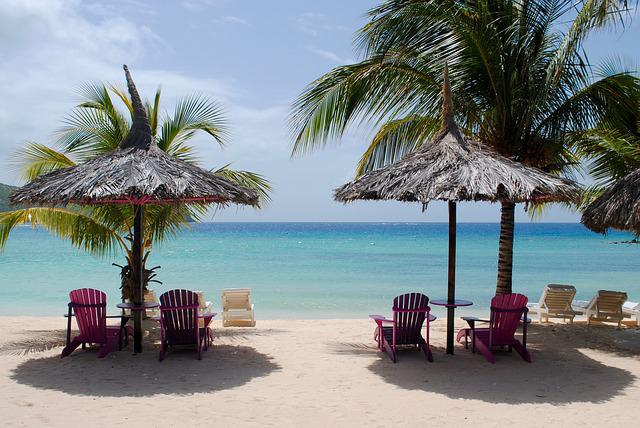
#> input picture Image Processing Programming/image file/beach_640.jpg, 640 x 428 px, found by its file name
$ jupyter execute --allow-errors IPP-2022-1-lab-11.ipynb
#> lines starting #> are read from the running program, lines starting #| are printed output that depends on the picture; after the words box and inside, x2 and y2 are one past the last pixel; in counts of white or black regions, pixels touching at a corner belong together
<h1 align='center'> 영상처리 프로그래밍 실습 11</h1>

<h6 align='right'> 2022. 5. 31. </h6>

<div class="alert alert-block alert-info">

- 파일 이름에서 00000000을 자신의 학번으로, name을 자신의 이름으로 수정하세요.

- 다음 줄에 자신의 이름, 학번, 학과(전공)을 적으세요.

* 이름:   &nbsp;&nbsp;          학번:    &nbsp;&nbsp;         학과(전공):

</div>

- JupyterLab 문서의 최신 버전은 [JupyterLab Documentation](https://jupyterlab.readthedocs.io/en/stable/index.html#/)을  참고하라

- Markdown은 [Markdown Guide](https://www.markdownguide.org/)를 참고하라.
- [Markdown Cheat Sheet](https://www.markdownguide.org/cheat-sheet/)

* 제출 마감: 6월 6일 (월) 오후 6:00까지 최종본을 SmartLEAD제출

[cell 1]
import cv2
import matplotlib.pyplot as plt

import numpy as np
print("OpenCV version", cv2.__version__)
print("NumPy version", np.__version__)

## 지난 주 문제 1.

예제 2를 다음과 같이 변경하라.

- k-Means algorithm으로 구한 cluster centers 대신에 임의의 색을 지정하는 방법으로 벡터 양자화한 영상의 색을 변경하라.
- Matplotlib의 cm 모듈이 제공하는 colormap 중에서 다음과 같은 Listed color maps를 사용하라.

listed_color_maps = [cm.viridis, cm.plasma, cm.inferno,
                     cm.magma, cm.cividis, cm.twilight, cm.twilight_shifted]

[cell 2]
import cv2
import numpy as np
from matplotlib import cm
from sklearn.utils import shuffle
from sklearn import cluster

# [4 lines left out: function onSelectColor, not called in this run]


def onKMeans(val):
    global K, img_labels, kmeans
    K = val
    kmeans = cluster.KMeans(n_clusters=K).fit(img_sample)
    img_labels = kmeans.predict(img).reshape(scenery.shape[:2])
    show_quantized_image()

def show_quantized_image():
    global quantized_colors, img_vq
    if color_selection == 0:
        img_vq = scenery
    elif color_selection == 1:
        quantized_colors = kmeans.cluster_centers_.round().astype(np.uint8)
        img_vq = quantized_colors[img_labels]
    else:
        cmap = listed_color_maps[color_selection]
        step = 256 // K
        quantized_colors = (255*np.array(cmap.colors[::step])).round().astype(np.uint8)
        quantized_colors = quantized_colors[...,::-1]
        img_vq = quantized_colors[img_labels]
    scenery_vq = img_vq.reshape(scenery.shape)
    cv2.imshow(winName, img_vq)

filename = 'beach_640.jpg'
scenery = cv2.imread(filename)
#> scenery is the input picture: shape (428, 640, 3); mean B, G, R 140.2, 137.1, 128
N = 3000
img = scenery.reshape(-1, 3)
img_sample = shuffle(img, random_state=0)[:N]
#> img_sample = 3000 rows, first 8: [182, 176, 111], [67, 61, 62], [99, 95, 100], [24, 62, 34], [190, 175, 156], [226, 189, 163], [185, 189, 177], [97, 92, 94]
K = 3

listed_color_maps = ['original', 'K-means', cm.viridis, cm.plasma, cm.inferno,
                     cm.magma, cm.cividis, cm.twilight, cm.twilight_shifted]

quantized_colors = np.zeros((K, 3), np.uint8)
img_labels = np.zeros(img.shape[0], np.int32)
kmeans = cluster.KMeans(n_clusters=K).fit(img_sample)


winName = "Image Pseudo Coloring"
cv2.namedWindow(winName, flags=1|cv2.WINDOW_GUI_NORMAL )
color_selection = 0
cmap = listed_color_maps[color_selection]

img_vq = np.empty_like(img)
onKMeans(K)
#> in onKMeans, `img_labels = kmeans.predict(img).reshape(scenery.shape[:2])`:
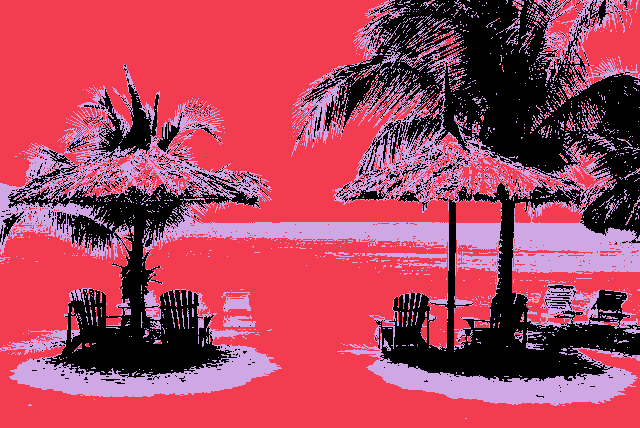
#> img_labels: shape (428, 640) int32; 3 distinct labels, from 0 to 2; one colour per label, 0 black
show_quantized_image()

cv2.createTrackbar('K-Means', winName, K, 15, onKMeans)
cv2.setTrackbarMin('K-Means', winName, 2)

cv2.createTrackbar('Color Map', winName, color_selection, len(listed_color_maps)-1, onSelectColor)
cv2.setTrackbarMin('Color Map', winName, 0)


cv2.waitKey(0)
cv2.destroyAllWindows()

## 예제 1.

MNIST handwritten digits dataset를 이용해서 숫자 인식 프로그램을 만들려고 한다.

### 1.1

다음 조건을 만족하는 프로그램을 작성하라.

1. 화면에 검은색 화면을 표시하는 창을 표시하고, OpenCV의 마우스 이벤트 처리 기능을 이용해서 마우스가 움직이는 궤적을 흰색으로 표시하라. 단, 마우스 궤적에 따라 선을 그릴 수 있는 영역의 크기는 MNIST handwritten digits 영상 크기인 28 x 28의 배수로 선택하라. (예: 280 x 280)
2. 왼쪽 마우스 버튼을 누른 상태에서 마우스를 움직일 때만 곡선이 그려진다.
3. 키보드에서 'c'를 누르면 화면이 지워진다.
3. 키보드에서 'q'를 누르면 프로그램이 종료된다.

[cell 3]
import cv2
import numpy as np
from matplotlib import cm
from sklearn.utils import shuffle
from sklearn import cluster

[cell 4]
# [16 lines left out: function onDraw, not called in this run]

drawing = False
pts = []
SCALE = 10
WIDTH, HEIGHT = 28, 28

canvas = np.zeros((HEIGHT*SCALE, WIDTH*SCALE, 3), np.uint8)
winName = 'Digit Reconition'
cv2.namedWindow(winName, flags=cv2.WINDOW_AUTOSIZE | cv2.WINDOW_GUI_NORMAL)
cv2.imshow(winName, canvas)

cv2.setMouseCallback(winName, onDraw)
while True:
    key_in = cv2.waitKey()
#> (key q is pressed here)
    if key_in == ord('q'):
        break
    elif key_in == ord('c'):
        canvas = np.zeros((HEIGHT*SCALE, WIDTH*SCALE, 3), np.uint8)
        cv2.imshow(winName, canvas)
cv2.destroyWindow(winName)

### 1.2

MNIST의 글자와 마우스로 쓴 글자외 비슷하도록 마우스로 쓴 선의 굵기를 조절하려고 한다.
MNIST의 훈련 집합의 첫 세 글자자와 마우스로 쓴 글자를 화면에 표시해서 선의 굵기를 비교하라.

단, 마우스로 쓴 글자 영상의 크기를 MNIST 영상과 같은 크기로 축소해서 비교해야 한다.

[cell 5]
import mnist
#> (the rest of this cell did not finish here and is left out)

[cell 6]
fig, ax = plt.subplots(1, 4, figsize=(12,3))
#> (the rest of this cell did not finish here and is left out)

[cell 7]
def compare_digits():
    fig, ax = plt.subplots(1, 4, figsize=(12,3))
    for n in range(3):
        ax[n].imshow(train_images[n], cmap='gray')

    digit = cv2.cvtColor(canvas, cv2.COLOR_BGR2GRAY)
    digit = cv2.resize(digit, (train_images.shape[1:]))
    ax[3].imshow(digit, cmap='gray')
    plt.show()

### 1.3

예제 1.2를 참조해서 trackbar 인터페이스를 이용해서 선의 굵기를 조정할 수 있도록 에제 1.1에서 작성한 프로그램을 수정하라.

[cell 8]
def onPenThickness(val):
    global pen_thickness
    pen_thickness = val

# [16 lines left out: function onDraw, not called in this run]

drawing = False
pts = []
SCALE = 10
WIDTH, HEIGHT = 28, 28
pen_thickness = 20

canvas = np.zeros((HEIGHT*SCALE, WIDTH*SCALE, 3), np.uint8)
winName = 'Digit Reconition'
cv2.namedWindow(winName, flags=cv2.WINDOW_AUTOSIZE | cv2.WINDOW_GUI_NORMAL)
cv2.imshow(winName, canvas)

cv2.setMouseCallback(winName, onDraw)
cv2.createTrackbar('thickness', winName, pen_thickness, 40, onPenThickness)
cv2.setTrackbarMin('thickness', winName, 20)

while True:
    key_in = cv2.waitKey()
#> (key q is pressed here)
    if key_in == ord('q'):
        break
    elif key_in == ord('c'):
        canvas = np.zeros((HEIGHT*SCALE, WIDTH*SCALE, 3), np.uint8)
        cv2.imshow(winName, canvas)
cv2.destroyWindow(winName)

#> (the rest of this cell did not finish here and is left out)

### 1.4

예제 1.3에서 만든 글자와 MNIST의 글자 사이에 어떤 차이가 있는지 살펴 보고 마우스로 만든 글자의 특성이 MNIST 글자와 비슷하게 조작하는 방법을 생각해 보고 프로그램을 보완하라.

[cell 9]
train_images = mnist.train_images

digit = cv2.cvtColor(canvas, cv2.COLOR_BGR2GRAY)
digit = cv2.GaussianBlur(digit, (45,45), 5.)
img = cv2.resize(digit, (28,28))

cv2.namedWindow("MNIST digit", flags=cv2.WINDOW_NORMAL)
cv2.imshow("MNIST digit", img)

cv2.waitKey()
cv2.destroyAllWindows()

### 1.5

예제 1.4에서 찾은 방법을 고려해서 예제 1.3에 만든 프로그램을 보완하라.

단, 글자를 다 쓴 후에 오른쪽 마우스를 클릭했을 때, 예제 1.4에서 찾은 방법을 적용한 영상이 창에 표시되어야 한다.

[cell 10]
def onPenThickness(val):
    global pen_thickness
    pen_thickness = val

# [19 lines left out: function onDraw, not called in this run]

drawing = False
pts = []
SCALE = 10
WIDTH, HEIGHT = 28, 28
pen_thickness = 20
color = (253, 253, 253)

canvas = np.zeros((HEIGHT*SCALE, WIDTH*SCALE, 3), np.uint8)
winName = 'Digit Reconition'
cv2.namedWindow(winName, flags=cv2.WINDOW_AUTOSIZE | cv2.WINDOW_GUI_NORMAL)
cv2.imshow(winName, canvas)

cv2.setMouseCallback(winName, onDraw)
cv2.createTrackbar('thickness', winName, pen_thickness, 40, onPenThickness)
cv2.setTrackbarMin('thickness', winName, 20)

while True:
    key_in = cv2.waitKey()
#> (key q is pressed here)
    if key_in == ord('q'):
        break
    elif key_in == ord('c'):
        canvas = np.zeros((HEIGHT*SCALE, WIDTH*SCALE, 3), np.uint8)
        cv2.imshow(winName, canvas)
cv2.destroyWindow(winName)

### 1.6

예제 1.5의 프로그램에 kNN 분류기를 추가해서 마우스로 쓴 글자를 인식하는 프로그램을 작성하라.

단, 오른쪽 마우스 버튼을 클릭하면 print 함수를 이용해서 인식 결과를 콘솔에 출력하라.

#> (a cell that did not finish here is left out)

[cell 12]
from sklearn.neighbors import KNeighborsClassifier
K = 5
knn = KNeighborsClassifier(n_neighbors=K)
knn.fit(train_images.reshape(train_images.shape[0], -1), train_labels)
#> (this line was passed over: mnist is not available in this run)

[cell 13]
def onPenThickness(val):
    global pen_thickness
    pen_thickness = val

# [23 lines left out: function onDraw, not called in this run]

drawing = False
pts = []
SCALE = 10
WIDTH, HEIGHT = 28, 28
pen_thickness = 20
color = (253, 253, 253)

canvas = np.zeros((HEIGHT*SCALE, WIDTH*SCALE, 3), np.uint8)
winName = 'Digit Reconition'
cv2.namedWindow(winName, flags=cv2.WINDOW_AUTOSIZE | cv2.WINDOW_GUI_NORMAL)
cv2.imshow(winName, canvas)

cv2.setMouseCallback(winName, onDraw)
cv2.createTrackbar('thickness', winName, pen_thickness, 40, onPenThickness)
cv2.setTrackbarMin('thickness', winName, 20)

while True:
    key_in = cv2.waitKey()
#> (key q is pressed here)
    if key_in == ord('q'):
        break
    elif key_in == ord('c'):
        canvas = np.zeros((HEIGHT*SCALE, WIDTH*SCALE, 3), np.uint8)
        cv2.imshow(winName, canvas)
cv2.destroyWindow(winName)

#> (the rest of this cell did not finish here and is left out)

### 1.7

cv2.putText 함수의 사용법을 조사해서, 예제 1.6의 프로그램을 수정하여 마우스로 쓴 글자의 인식 결과를 입력 영상 옆에 별도의 영상으로 출력하라.

[cell 14]
winName = 'test'
img = np.zeros((400, 400, 3), np.uint8)
cv2.putText(img, 'test', (20,300),  cv2.FONT_HERSHEY_SIMPLEX, 3, (255, 255, 255))
cv2.imshow(winName, img)
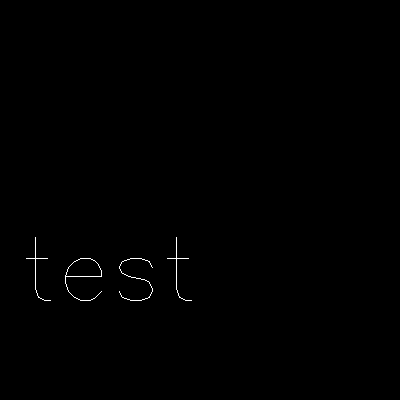
#> window 'test': shape (400, 400, 3); 0.28% white in thin lines or dots, all inside (x1, y1, x2, y2) = (26, 237, 192, 301)
cv2.waitKey()
cv2.destroyAllWindows()

[cell 15]
def onPenThickness(val):
    global pen_thickness
    pen_thickness = val

# [25 lines left out: function onDraw, not called in this run]

drawing = False
pts = []
SCALE = 10
WIDTH, HEIGHT = 28, 28
pen_thickness = 20
color = (253, 253, 253)

canvas = np.zeros((HEIGHT*SCALE, WIDTH*SCALE, 3), np.uint8)
text_pane = np.full((HEIGHT*SCALE, WIDTH*SCALE, 3), (128,128,128), np.uint8)
cv2.putText(text_pane, '?', (50,250),  cv2.FONT_HERSHEY_SIMPLEX, 10, color, 3)
canvas_extended = np.hstack((canvas, text_pane))

winName = 'Digit Reconition'
cv2.namedWindow(winName, flags=cv2.WINDOW_AUTOSIZE | cv2.WINDOW_GUI_NORMAL)
cv2.imshow(winName, canvas_extended)
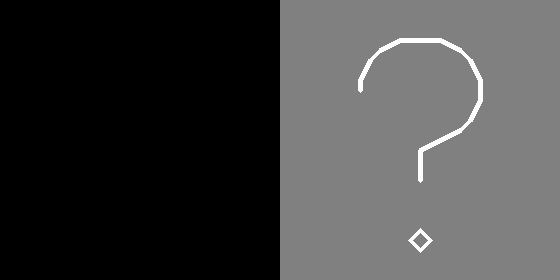
#> window 'Digit Reconition': shape (280, 560, 3); min 0, max 253, mean 65.3

cv2.setMouseCallback(winName, onDraw)
cv2.createTrackbar('thickness', winName, pen_thickness, 40, onPenThickness)
cv2.setTrackbarMin('thickness', winName, 20)

while True:
    key_in = cv2.waitKey()
#> (key q is pressed here)
    if key_in == ord('q'):
        break
    elif key_in == ord('c'):
        canvas = np.zeros((HEIGHT*SCALE, WIDTH*SCALE, 3), np.uint8)
        text_pane = np.full((HEIGHT*SCALE, WIDTH*SCALE, 3), (128,128,128), np.uint8)
        cv2.putText(text_pane, '?', (50,250),  cv2.FONT_HERSHEY_SIMPLEX, 10, color, 3)
        canvas_extended = np.hstack((canvas, text_pane))
        cv2.imshow(winName, canvas_extended)
cv2.destroyWindow(winName)

#> (the rest of this cell did not finish here and is left out)

## 문제 1

예제 1에서 만든 프로그램에 마우스로 글자를 쓰다 보면 인식이 잘 되지 않는 경우가 발생한다. 이를 해소하기 위해서 인식 결과를 확인할 수 있도록 가장 가까운 글자 K 개를 화면에 보여주는 프로그램을 작성하라.

knn.kneighbors 메소드를 활용하면 k 개의 최근접 결과를 확인할 수 있다.

[cell 16]
from sklearn.neighbors import KNeighborsClassifier
K = 5
knn = KNeighborsClassifier(n_neighbors=K)
knn.fit(train_images.reshape(train_images.shape[0], -1), train_labels)
#> (this line was passed over: mnist is not available in this run)

[cell 17]
def onPenThickness(val):
    global pen_thickness
    pen_thickness = val

# [25 lines left out: function onDraw, not called in this run]

drawing = False
pts = []
SCALE = 10
WIDTH, HEIGHT = 28, 28
pen_thickness = 20
color = (253, 253, 253)

canvas = np.zeros((HEIGHT*SCALE, WIDTH*SCALE, 3), np.uint8)
text_pane = np.full((HEIGHT*SCALE, WIDTH*SCALE, 3), (128,128,128), np.uint8)
cv2.putText(text_pane, '?', (50,250),  cv2.FONT_HERSHEY_SIMPLEX, 10, color, 3)
canvas_extended = np.hstack((canvas, text_pane))

winName = 'Digit Reconition'
cv2.namedWindow(winName, flags=cv2.WINDOW_AUTOSIZE | cv2.WINDOW_GUI_NORMAL)
cv2.imshow(winName, canvas_extended)

cv2.setMouseCallback(winName, onDraw)
cv2.createTrackbar('thickness', winName, pen_thickness, 40, onPenThickness)
cv2.setTrackbarMin('thickness', winName, 20)

while True:
    key_in = cv2.waitKey()
#> (key q is pressed here)

$ run again, with Image Processing Programming/image file/clock_150.jpg copied over Image Processing Programming/image file/beach_640.jpg
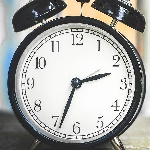
#> input picture Image Processing Programming/image file/clock_150.jpg, 150 x 150 px, found by its file name
#> scenery is the input picture: shape (150, 150, 3); mean B, G, R 164.7, 167.8, 167.2
#> img_sample = 3000 rows, first 8: [197, 195, 185], [167, 159, 152], [230, 168, 108], [247, 249, 249], [100, 98, 97], [168, 200, 223], [243, 245, 245], [252, 248, 243]
#> in onKMeans, `img_labels = kmeans.predict(img).reshape(scenery.shape[:2])`:
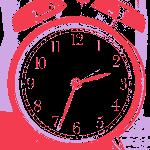
#> img_labels: shape (150, 150) int32; 3 distinct labels, from 0 to 2; one colour per label, 0 black
